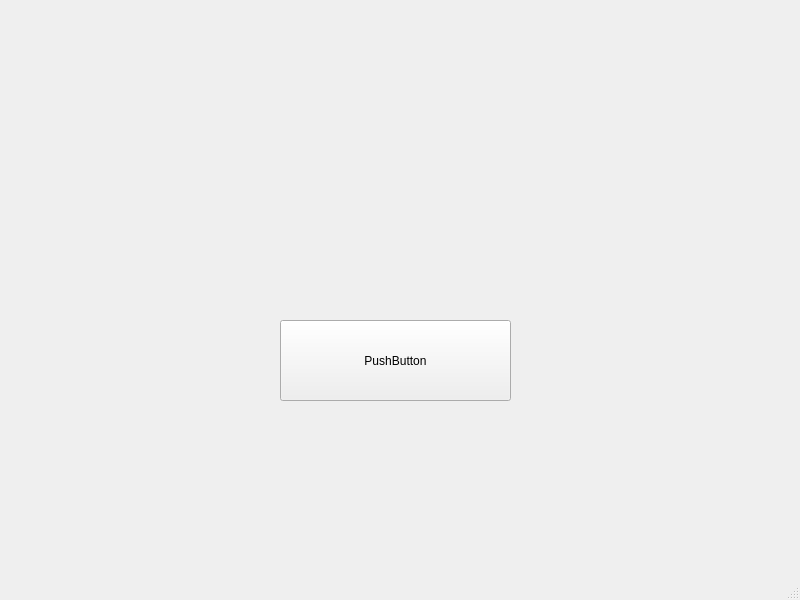
<?xml version="1.0" encoding="UTF-8"?>
<ui version="4.0">
 <class>MainWindow</class>
 <widget class="QMainWindow" name="MainWindow">
  <property name="geometry">
   <rect>
    <x>0</x>
    <y>0</y>
    <width>800</width>
    <height>600</height>
   </rect>
  </property>
  <property name="windowTitle">
   <string>MainWindow</string>
  </property>
  <widget class="QWidget" name="centralwidget">
   <widget class="QPushButton" name="pushButton">
    <property name="geometry">
     <rect>
      <x>280</x>
      <y>320</y>
      <width>231</width>
      <height>81</height>
     </rect>
    </property>
    <property name="text">
     <string>PushButton</string>
    </property>
   </widget>
  </widget>
  <widget class="QMenuBar" name="menubar">
   <property name="geometry">
    <rect>
     <x>0</x>
     <y>0</y>
     <width>800</width>
     <height>19</height>
    </rect>
   </property>
  </widget>
  <widget class="QStatusBar" name="statusbar"/>
 </widget>
 <resources/>
 <connections/>
</ui>
